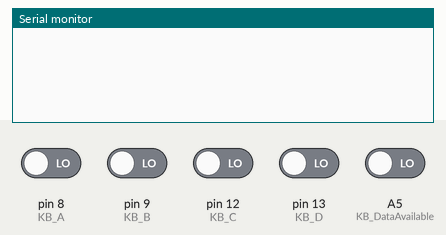
Recording of a sketch running on a simulated Arduino Uno, built with avr-gcc and run on an emulated ATmega328P. Parts: the last lines printed to the serial monitor. The test bench sets the inputs (shaded band); at power-on: A5 (KB_DataAvailable), pin 8 (KB_A), pin 9 (KB_B), pin 12 (KB_C), pin 13 (KB_D) LOW.

Above: at 1.2 s.
1.3 s: A5 (KB_DataAvailable) driven HIGH
At 1.41 s:
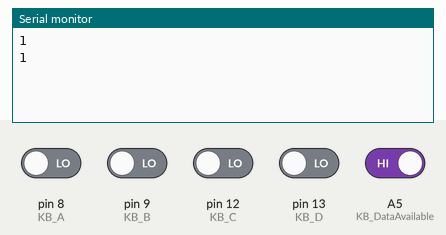
3.2 s: pin 8 (KB_A) driven HIGH
At 3.23 s:
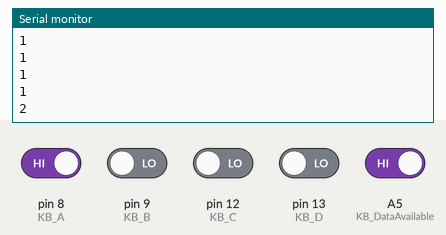
4.7 s: pin 9 (KB_B) driven HIGH
At 4.74 s:
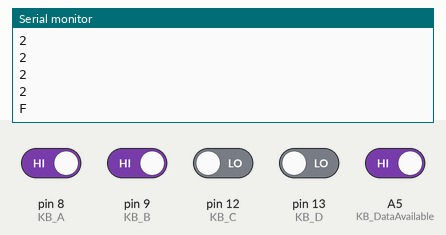
6.6 s: pin 12 (KB_C) driven HIGH
At 6.66 s:
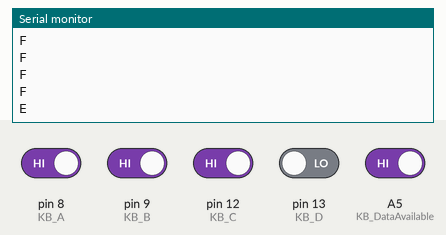
8.5 s: pin 13 (KB_D) driven HIGH
At 8.69 s:
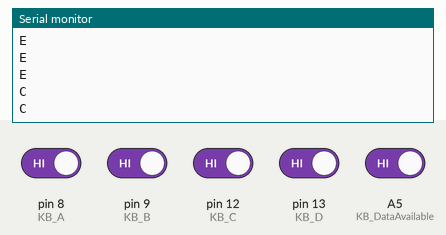
10.4 s: pin 8 (KB_A) driven LOW
At 10.41 s:
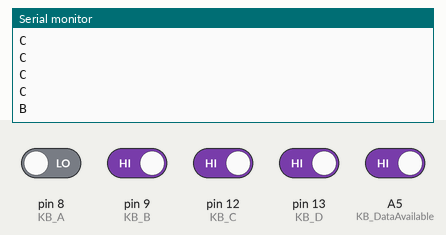

The sketch:

soft_serial_master___keypad_v3.ino
```cpp
#include <SoftwareSerial.h>
#define RxD 11
#define TxD 10
// Pins for 74C922 keypad encoder
int KB_DataAvailable=A5;//Data ready pin from Keyboard
int KB_A=8; //Output A
int KB_B=9; //Output B
int KB_C=12; //Output C
int KB_D=13; //Output D

char recvChar;                                        //variable to store character received
String recvStr;
SoftwareSerial master(RxD, TxD);                      //Master Arduino acts as a serial communication device

// Declare keypad layout
char keys[] = {'1','2','3','F',
               '4','5','6','E',
               '7','8','9','D',
               'A','0','B','C'};

void setup(){
  Serial.begin(9600);                                 //start serial monitor, for communicating with the PC
  pinMode(RxD, INPUT);                                //set mode of receive pin (from slave arduino)
  pinMode(TxD, OUTPUT);                               //set mode of transmit pin (to slave arduino)
  master.begin(9600);                                 //start the master serial "port"

   //initialize pins for keypad
  pinMode(KB_DataAvailable,INPUT);
  pinMode(KB_A,INPUT);
  pinMode(KB_B,INPUT);
  pinMode(KB_C,INPUT);
  pinMode(KB_D,INPUT);

}
void loop(){
  //check if the keypad is hit
    if(digitalRead(KB_DataAvailable)) {
      char c=KB_Read(); //read the keypad
      Serial.println(c);// print out the key
      master.write(c);
      delay(100);// debounce
    }

  if (master.available()){
    recvChar = master.read();                        //store character received
    Serial.print(recvChar);
  }
}

  char KB_Read() {
  int ka,kb,kc,kd,k;
  ka=digitalRead(KB_A); //read encoder output A
  kb=digitalRead(KB_B); //read encoder output B
  kc=digitalRead(KB_C); //read encoder output C
  kd=digitalRead(KB_D); //read encoder output D
  k=ka+kb*2+kc*4+kd*8; // combine the encoder outputs
  return keys[k];
}
```

Measured:
- after the input at 1.3 s, the serial monitor: prints a new line at once (image 1)
- after the input at 3.2 s, the serial monitor: prints a new line at once (image 2)
- after the input at 4.7 s, the serial monitor: prints a new line at once (image 3)
- after the input at 6.6 s, the serial monitor: prints a new line after 0.06 s (image 4)
- after the input at 8.5 s, the serial monitor: prints a new line after 0.08 s (image 5)
- after the input at 10.4 s, the serial monitor: prints a new line at once (image 6)
